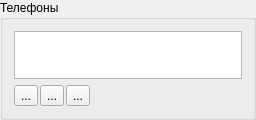
           <widget class="QGroupBox" name="boxPhones">
            <property name="sizePolicy">
             <sizepolicy hsizetype="Fixed" vsizetype="Ignored">
              <horstretch>0</horstretch>
              <verstretch>0</verstretch>
             </sizepolicy>
            </property>
            <property name="minimumSize">
             <size>
              <width>241</width>
              <height>98</height>
             </size>
            </property>
            <property name="maximumSize">
             <size>
              <width>256</width>
              <height>120</height>
             </size>
            </property>
            <property name="title">
             <string>Телефоны</string>
            </property>
            <layout class="QGridLayout" name="gridLayoutPhones">
             <item row="0" column="0" colspan="2">
              <widget class="QListWidget" name="viewPhones">
               <property name="sizePolicy">
                <sizepolicy hsizetype="Fixed" vsizetype="MinimumExpanding">
                 <horstretch>0</horstretch>
                 <verstretch>0</verstretch>
                </sizepolicy>
               </property>
               <property name="minimumSize">
                <size>
                 <width>0</width>
                 <height>0</height>
                </size>
               </property>
               <property name="maximumSize">
                <size>
                 <width>240</width>
                 <height>48</height>
                </size>
               </property>
               <property name="editTriggers">
                <set>QAbstractItemView::DoubleClicked|QAbstractItemView::EditKeyPressed|QAbstractItemView::SelectedClicked</set>
               </property>
               <property name="tabKeyNavigation">
                <bool>true</bool>
               </property>
              </widget>
             </item>
             <item row="1" column="0">
              <layout class="QHBoxLayout" name="hCommandPanelPhones">
               <property name="spacing">
                <number>2</number>
               </property>
               <item>
                <widget class="QToolButton" name="buttonNewPhone">
                 <property name="toolTip">
                  <string>Добавить</string>
                 </property>
                 <property name="text">
                  <string>...</string>
                 </property>
                 <property name="icon">
                  <iconset>
                   <normaloff>images/new_16x16.png</normaloff>images/new_16x16.png</iconset>
                 </property>
                 <property name="iconSize">
                  <size>
                   <width>16</width>
                   <height>16</height>
                  </size>
                 </property>
                </widget>
               </item>
               <item>
                <widget class="QToolButton" name="buttonEditPhone">
                 <property name="toolTip">
                  <string>Изменить</string>
                 </property>
                 <property name="text">
                  <string>...</string>
                 </property>
                 <property name="icon">
                  <iconset>
                   <normaloff>images/edit_16x16.png</normaloff>images/edit_16x16.png</iconset>
                 </property>
                 <property name="iconSize">
                  <size>
                   <width>16</width>
                   <height>16</height>
                  </size>
                 </property>
                </widget>
               </item>
               <item>
                <widget class="QToolButton" name="buttonRemovePhone">
                 <property name="toolTip">
                  <string>Удалить</string>
                 </property>
                 <property name="text">
                  <string>...</string>
                 </property>
                 <property name="icon">
                  <iconset>
                   <normaloff>images/cancel_16x16.png</normaloff>images/cancel_16x16.png</iconset>
                 </property>
                 <property name="iconSize">
                  <size>
                   <width>16</width>
                   <height>16</height>
                  </size>
                 </property>
                </widget>
               </item>
              </layout>
             </item>
             <item row="1" column="1">
              <spacer name="horizontalSpacerPhones">
               <property name="orientation">
                <enum>Qt::Horizontal</enum>
               </property>
               <property name="sizeHint" stdset="0">
                <size>
                 <width>152</width>
                 <height>20</height>
                </size>
               </property>
              </spacer>
             </item>
            </layout>
           </widget>
